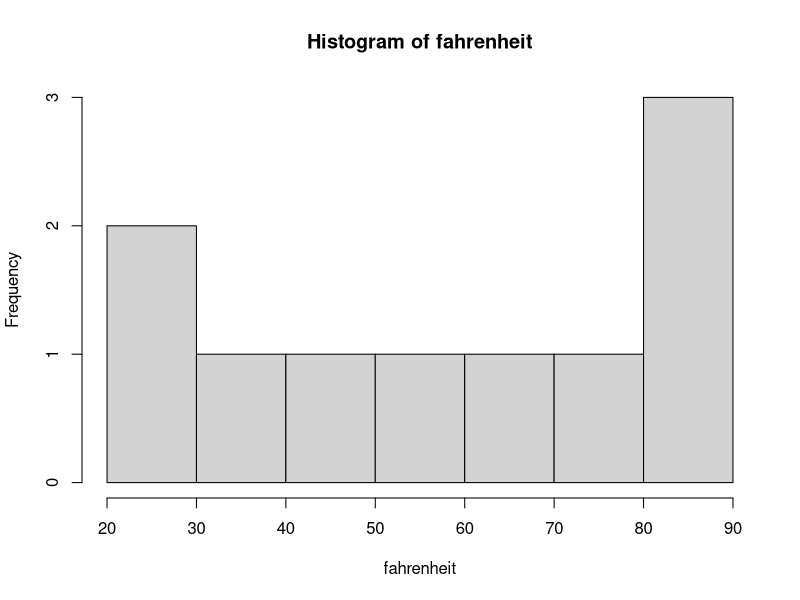
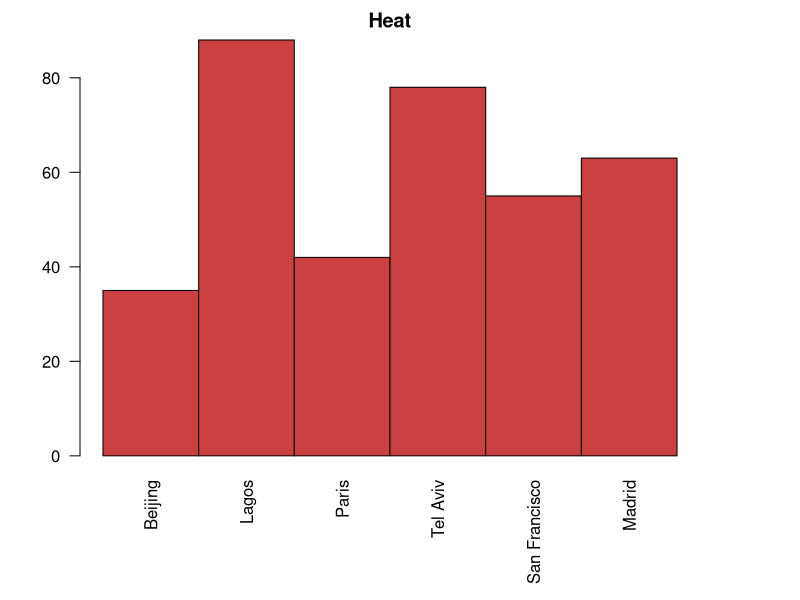
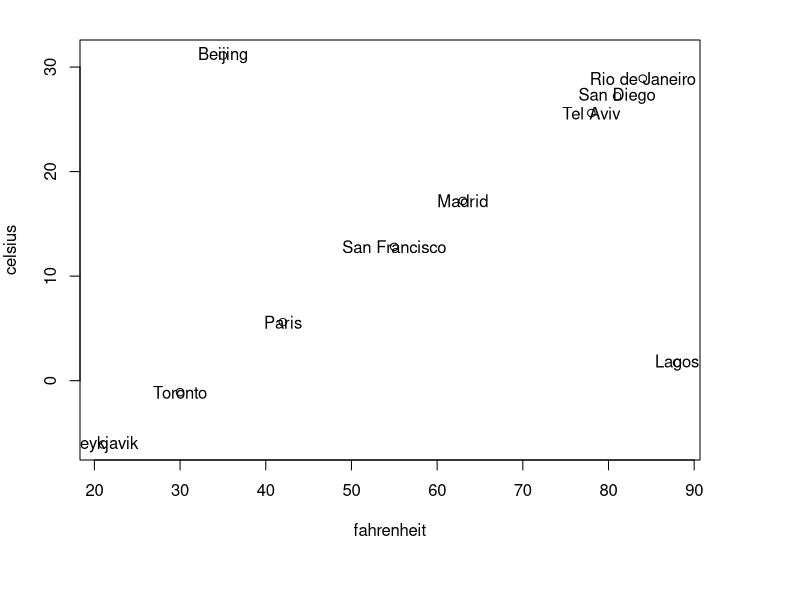

The R source for these figures, in order:
################################################################################
#     Principles and practice of large scale data analysis using R - 2023-2024      #
#------------------------------------------------------------------------------#
# EXERCISE 1    12th December 2023                                              #
# Deadline: 19th December 2023  - 11:59 pm                                  #

################################################################################

### NOTES ######################################################################

# Write your code instead of the 'YOUR_CODE'

# PLEASE DO NOT REMOVE THE COMMENTED LINES WITH INSTRUCTIONS

### TASKS ######################################################################

# 0.1.  Run the line below into the console to load the  vector called 'fahrenheit'
fahrenheit <-  c(35, 88, 42, 84, 81, 30, 21, 78, 55, 63)

# 0.2   Print to the console the length of the vector 'fahrenheit'
print(length(fahrenheit))

# 0.3   Store the length of the vector 'fahrenheit' in a variable called 'Fahrenheit_length'
Fahrenheit_length <-  length(fahrenheit)

#0.4 Check the class of the fahrenheit vector
class(fahrenheit)

# 1.1  Create a character vector 'cities' containing the following 10 values:
#      - Beijing, Lagos, Paris, Rio de Janeiro, San Diego, Toronto, Reykjavik, 
#        Tel Aviv, San Francisco, Madrid
cities <-  c('Beijing', 'Lagos', 'Paris', 'Rio de Janeiro', 'San Diego', 'Toronto', 'Reykjavik' , 'Tel Aviv', 'San Francisco', 'Madrid')

# 1.2  Print to the console the length of the vector 'cities'
print(length(cities))

# 1.3 Use the names() function to associate temperature data ('Fahrenheit') with 
#     its corresponding city ('cities'). (ordered as in the vectors)
names(fahrenheit) = cities

# 1.4 Draw a histogram of 'Fahrenheit'
hist(fahrenheit)

# 2.1. Extract the following values from the vector 'Fahrenheit' and save them as vectors:
#      - temperatures of the first three cities
#      - temperatures of the last three cities (you might need to use the length stored in variable 'n')
#    Hint: Use operators [ ] to subset the position on the vector 'fahrenheit' 

V1 <- fahrenheit[1:3]
V2 <- tail(fahrenheit, n=3)

# 2.1 use the max() function to find the city with the highest temperate 
V3 <- names(which.max(fahrenheit))

# 2.1 Make a barplot of the Fahrenheit temperatures with cities names below the bars.
#        use only the first three and last three cities. Add a main title 'Heat' and 
#        change the bar color to red.
#Hint: check the additonal arguments of the barplot() function
par(mar=c(7,4,2,5))
barplot(c(V1,V2),col= "#ca3f3f" , main = "Heat",space=0, las =2)
 
# 3.1  Run the following code to sore the Celsius vector (this the the Fahrenheit vector after conversion)
celsius = c(31.1, 1.7, 5.6, 28.9, 27.2, -1.1, -6.1, 25.6, 12.8, 17.2)

# 3.2   Plot the Celsius temperatures against the Fahrenheit temperatures in a scatterplot
plot(celsius~fahrenheit)
text(celsius~fahrenheit,  labels= cities , cor = 0.4)


# 3.3 Can you spot the outliers?
# We manually flipped the locations of two elements in the Celsius vector (we did not touch the Fahrenheit vector). 
# Which two cities were effected? store your answer as a character vector
outlier_cities <- names(which(celsius != round((fahrenheit - 32) * 5/9, digits = 1)))
